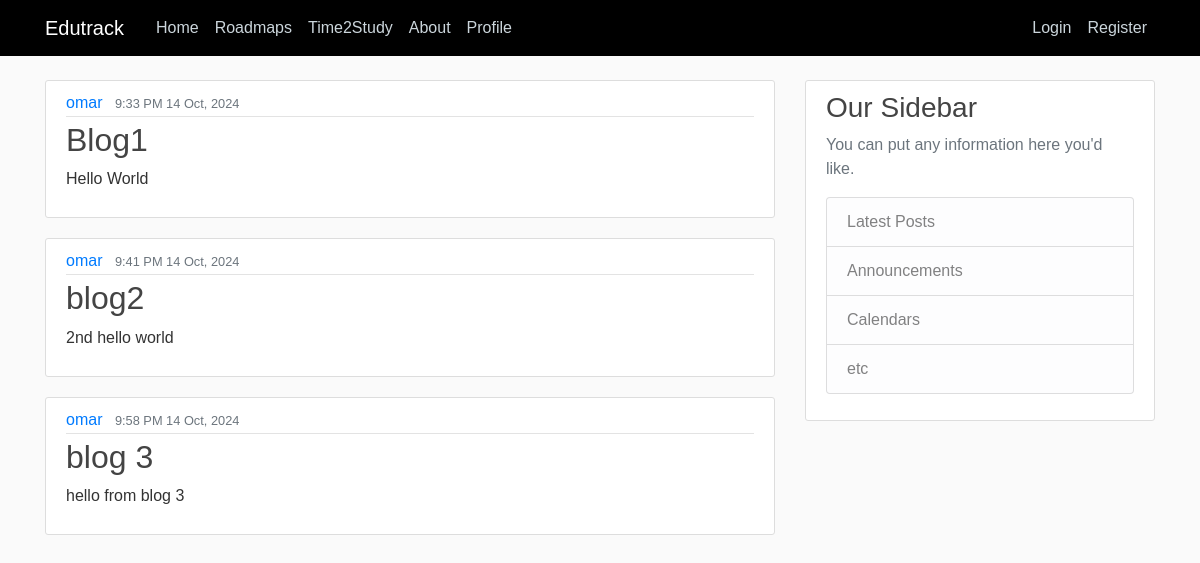
The page / on the database its author committed.
### main/models.py (models this page shows, shortened)
class Post(models.Model):
    title = models.CharField(max_length=100)
    content = models.TextField()
    date_posted = models.DateTimeField(default=timezone.now)
    author = models.ForeignKey(User, on_delete=models.CASCADE)

### main/views.py (the view)
# urls.py: 2. Add a URL to urlpatterns:  path('', views.home, name='home')
def home(request):
    context = {
        'posts': Post.objects.all()
    }
    return render(request, 'main/home.html', context)

### main/templates/main/home.html
{% extends "main/base.html" %} {% block content %} {% for post in posts%}
<article class="media content-section">
  <div class="media-body">
    <div class="article-metadata">
      <a class="mr-2" href="#">{{ post.author }}</a>
      <small class="text-muted">{{ post.date_posted|date:"f A d M, Y" }}</small>
    </div>
    <h2><a class="article-title" href="#">{{ post.title }}</a></h2>
    <p class="article-content">{{ post.content }}</p>
  </div>
</article>
{% endfor %} {% endblock content %}

### main/static/main/css/main.css (style rules this page uses)
body { background: #fafafa; color: #333333; margin-top: 5rem; font-family: Arial, sans-serif; }
h1, h2, h3, h4, h5, h6 { color: #444444; }
.content-section { background: #ffffff; padding: 10px 20px; border: 1px solid #dddddd; border-radius: 3px; margin-bottom: 20px; }
.article-title { color: #444444; }
.article-content { white-space: pre-line; }
.article-metadata { padding-bottom: 1px; margin-bottom: 4px; border-bottom: 1px solid #e3e3e3; }

### rows shown on the page
Post: author "omar", date_posted "9:33 PM 14 Oct, 2024", title "Blog1", content "Hello World"
Post: author "omar", date_posted "9:41 PM 14 Oct, 2024", title "blog2", content "2nd hello world"
Post: author "omar", date_posted "9:58 PM 14 Oct, 2024", title "blog 3", content "hello from blog 3"
